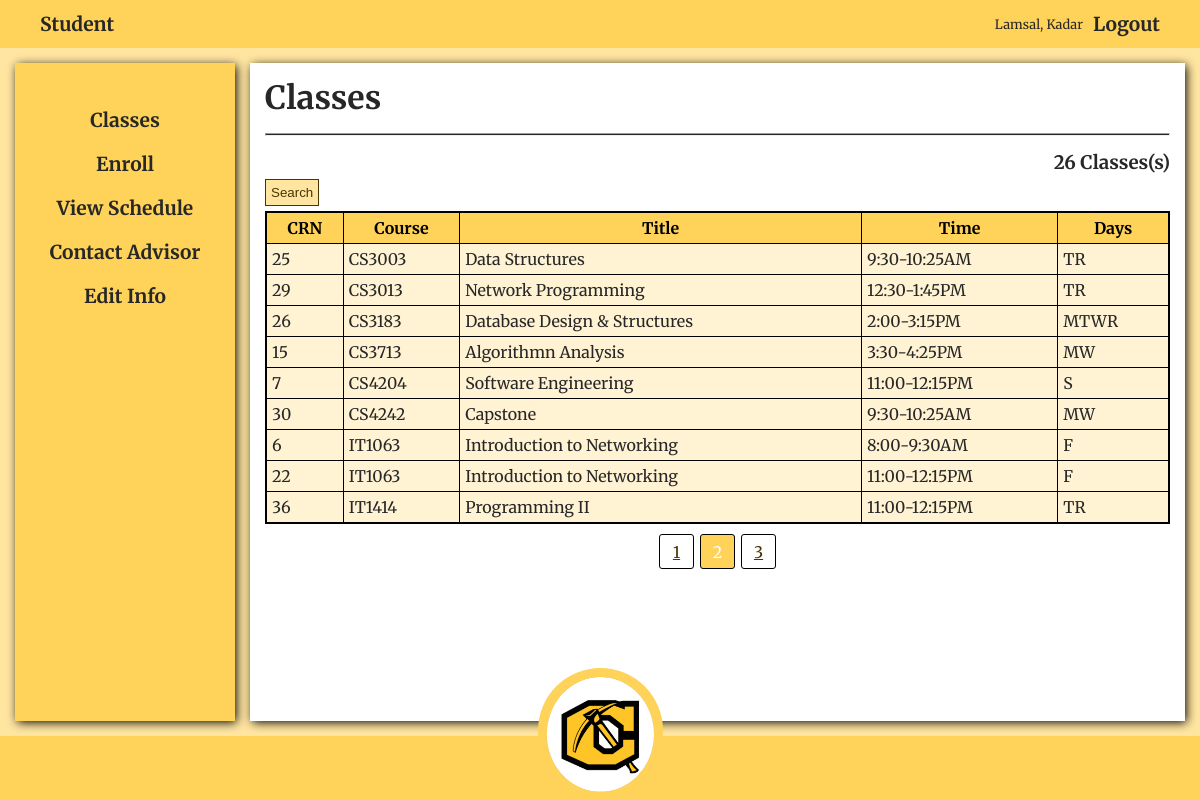
/user.php?feature=list_classes&page=2 (signed in), run on the app's committed database.
### tables this page shows
CREATE TABLE `Class` (
  `class_id` int(11) NOT NULL,
  `days` char(4) NOT NULL,
  `minutes` int(11) NOT NULL,
  `time_id` int(11) NOT NULL,
  `room_id` int(11) NOT NULL,
  `course_id` int(11) NOT NULL,
  `faculty_id` int(11) NOT NULL
);

CREATE TABLE `Course` (
  `course_id` int(11) NOT NULL,
  `course_name` varchar(50) NOT NULL,
  `credits` int(11) NOT NULL,
  `course_number` int(11) NOT NULL,
  `major_id` int(11) NOT NULL
);

### includes/database/queries_get_all.php (called while the page is built, shortened)
<?php
function get_all_classes($search = [], $count = false, $pagination = null)
{
    $instructor = isset($search["instructor"]) ? '%' . $search["instructor"] . '%' : "%";
    $crn = isset($search["crn"]) && !empty($search["crn"]) ? $search["crn"] : '%';
    $days = isset($search["days"]) && $search["days"] !== "all" ? $search["days"] . '%' : '%';
    $order = "course_title";
    $time = isset($search["time"]) && $search["time"] !== "all" ? $search["time"] : '%';
    $major = isset($search["major"]) && $search["major"] !== "all" ? $search["major"] : '%';
    $sql = "
        SELECT
            Class.class_id,
            Class.time_id,
            Course.course_name,
		Course.course_id,
            CONCAT(Major.short_name, Course.course_number) as course_title,
            CONCAT(Faculty_Staff.faculty_lastname,', ',Faculty_Staff.faculty_firstname) as instructor,
			CONCAT (Room.building , ' ' , Room.room_number) as classroom,
	        CONCAT(DATE_FORMAT(time_,'%l:%i-'), DATE_FORMAT(DATE_ADD(ADDTIME(TIMESTAMP(CURRENT_DATE),time_), INTERVAL minutes minute),'%l:%i%p')) as time,
            days,
            credits,
            COUNT(Student.student_id) as students
        FROM Class
		INNER JOIN Room
			ON Room.room_id = Class.room_id
        INNER JOIN Course
            ON Course.course_id = Class.course_id
        INNER JOIN Faculty_Staff
            ON Faculty_Staff.faculty_id = Class.faculty_id
        INNER JOIN Timeslot
            ON Timeslot.time_id = Class.time_id
        INNER JOIN Major
            ON Major.major_id = Course.major_id
        LEFT JOIN Enrollment
            ON Enrollment.class_id = Class.class_id
        LEFT JOIN Student
            ON Student.student_id = Enrollment.student_id
        WHERE CAST(Class.class_id AS CHAR) LIKE ?
            AND days LIKE ?
            AND Timeslot.time_id LIKE ?
			AND Major.major_id LIKE ?
        GROUP BY Class.class_id
        HAVING instructor LIKE ?
        ORDER BY {$order}
    ";
    $params = [$crn, $days, $time, $major, $instructor];
    $types = "sssss";
    if ($count)
        return Pagination::get_count_query($sql, $types, $params);
    else if ($pagination !== null)
        return $pagination->get_pagination_query($sql, $types, $params);
    else
        return query_many($sql, $types, $params);
}
?>

### includes/database/connect.php (called while the page is built, shortened)
<?php
$conn = mysqli_connect(D_LOCATION,D_USERNAME,D_PASSWORD,D_DATABASE);
function query($sql,$types,$params){
    global $conn;
    $stmt = mysqli_stmt_init($conn);
    if(!mysqli_stmt_prepare($stmt,$sql)){
        die("SQL SYNTAX ERROR: " . mysqli_error($conn));
    }
    mysqli_stmt_bind_param($stmt,$types,...$params);
    $exec = mysqli_stmt_execute($stmt);
    $result = mysqli_stmt_get_result($stmt);
    return $result;
}
function query_one($sql,$types,$params){
    $result = query($sql,$types,$params);
    $row = mysqli_fetch_assoc($result);
    return clean_array($row);
}
function query_many($sql,$types,$params){
    $result = query($sql,$types,$params);
    $array = [];
    while($row = mysqli_fetch_assoc($result)){
        $array[] = clean_array($row);
    }
    return $array;
}
?>

### includes/functions/all.php (called while the page is built, shortened)
<?php
function clean_array($array){
    $clean = [];
    foreach($array as $key=>$value){
        $clean[$key] = htmlspecialchars($value);
    }
    return $clean;
}
?>

### users/features/list_classes.php (the view, shortened to what this page needs)
<h1>Classes</h1>
<hr>
<?php
$pagination = new Pagination(PAGES_CLASSES, $_GET);
$classes = get_all_classes($_GET, false, $pagination);
?>
<h3 class='total-count'><?= $pagination->get_total_rows() ?> Classes(s)</h3>
<button class="search-button">Search</button>
<div class="div-table">
    <table>
        <tr>
            <th>CRN</th>
            <th>Course</th>
            <th>Title</th>
            <th>Time</th>
            <th>Days</th>
        </tr>
        <?php foreach($classes as $class): ?>
            <tr class="row">
                <td><?= $class["class_id"] ?></td>
                <td><?= $class["course_title"] ?></td>
                <td><?= $class["course_name"] ?></td>
                <td><?= $class["time"] ?></td>
                <td><?= $class["days"] ?></td>
            </tr>
        <?php endforeach; ?>
    </table>
</div>

### css/user.css (style rules this page uses)
:root { --dark-yellow: #ffd359; --darkest-yellow: #493502; --light-yellow: #ffe5a0; --lightest-yellow: #fff3d3; --nav: #ffffcc; --text-color: rgb(39, 39, 39); --shadow: black 0.1em 0.15em 0.6em; --animation-time: 0.35s; --transform-position: 15px; }
body { color: var(--text-color); }
* { box-sizing: border-box; padding: 0; margin: 0; }
html { background-color: var(--light-yellow); }
body, html { height: 100%; overflow-x: hidden; }
body { font-family: 'Merriweather', serif; }
body { display: grid; width: 100vw; grid-template-areas: 'header header' 'side main' 'footer footer'; grid-template-rows: 48px 1fr 64px; grid-template-columns: 250px 1fr; }
main h1 { position: relative; width: 100%; animation-name: come-down; animation-duration: var(--animation-time); animation-iteration-count: 1; }
main hr { animation-name: spread-out; animation-duration: var(--animation-time); animation-iteration-count: 1; margin: 15px 0; height: 3px; background-color: var(--text-color); }
.div-table, .form-content { animation-name: come-up; animation-duration: var(--animation-time); animation-iteration-count: 1; }

### css/table.css (style rules this page uses)
.div-table { overflow-x: auto; width: 100%; }
.div-table { border: 1px solid black; background-color: var(--lightest-yellow); }
.div-table table { width: 100%; border: 1px solid black; border-collapse: collapse; background-color: white; }
.div-table .row { background-color: var(--lightest-yellow); z-index: 100; }
.div-table table { position: relative; }
.div-table tr:nth-child(1) { background-color: var(--dark-yellow); color: black; }
.div-table td, .div-table th { padding: 5px; border: 1px solid black; }
.total-count { text-align: right; }

### css/search_form.css (style rules this page uses)
.search-button { color: blue; padding: 5px; background-color: var(--light-yellow); color: var(--darkest-yellow); border: 1px solid var(--darkest-yellow); outline: none; margin: 5px auto; transition: transform 0.25s; transform: rotateX(360deg); }

### data on the page
class: class_id "25", course_title "CS3003", course.course_name "Data Structures", time "9:30-10:25AM", days "TR"
class: class_id "29", course_title "CS3013", course.course_name "Network Programming", time "12:30-1:45PM", days "TR"
class: class_id "26", course_title "CS3183", course_name "Database Design & Structures", time "2:00-3:15PM", days "MTWR"
class: class_id "15", course_title "CS3713", course.course_name "Algorithmn Analysis", time "3:30-4:25PM", days "MW"
class: class_id "7", course_title "CS4204", course.course_name "Software Engineering", time "11:00-12:15PM", days "S"
class: class_id "30", course_title "CS4242", course.course_name "Capstone", time "9:30-10:25AM", days "MW"
class: class_id "6", course_title "IT1063", course.course_name "Introduction to Networking", time "8:00-9:30AM", days "F"
class: class_id "22", course_title "IT1063", course.course_name "Introduction to Networking", time "11:00-12:15PM", days "F"
class: class_id "36", course_title "IT1414", course.course_name "Programming II", time "11:00-12:15PM", days "TR"

### other printed values
get_role_name($role) "Student"
$user["full_name"] "Lamsal, Kadar"
$name "Classes"
$name "Enroll"
$name "View Schedule"
$name "Contact Advisor"
$name "Edit Info"
$pagination->get_total_rows() "26"
$page "1"
$page "3"
